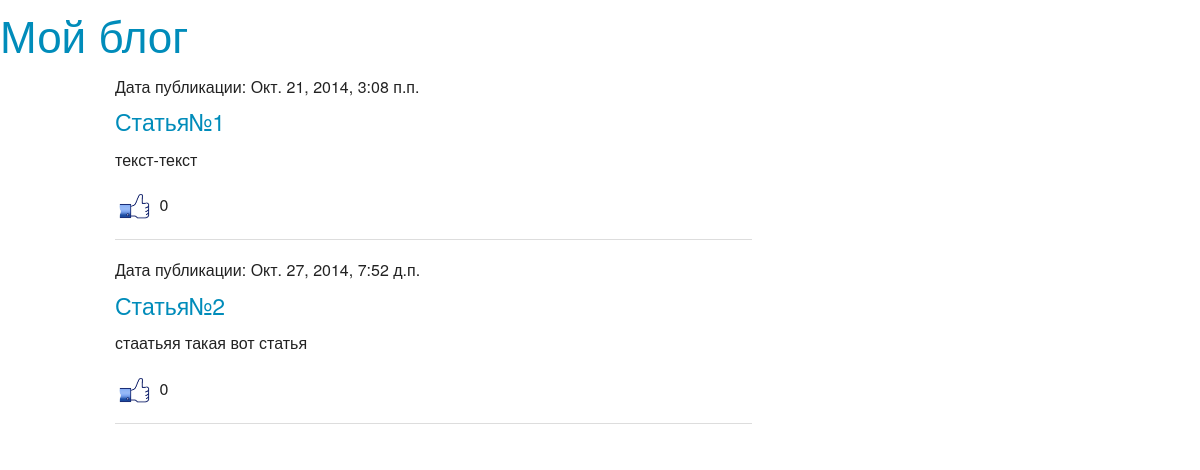
Page /basicview/articles/all/ on the earlier database version.
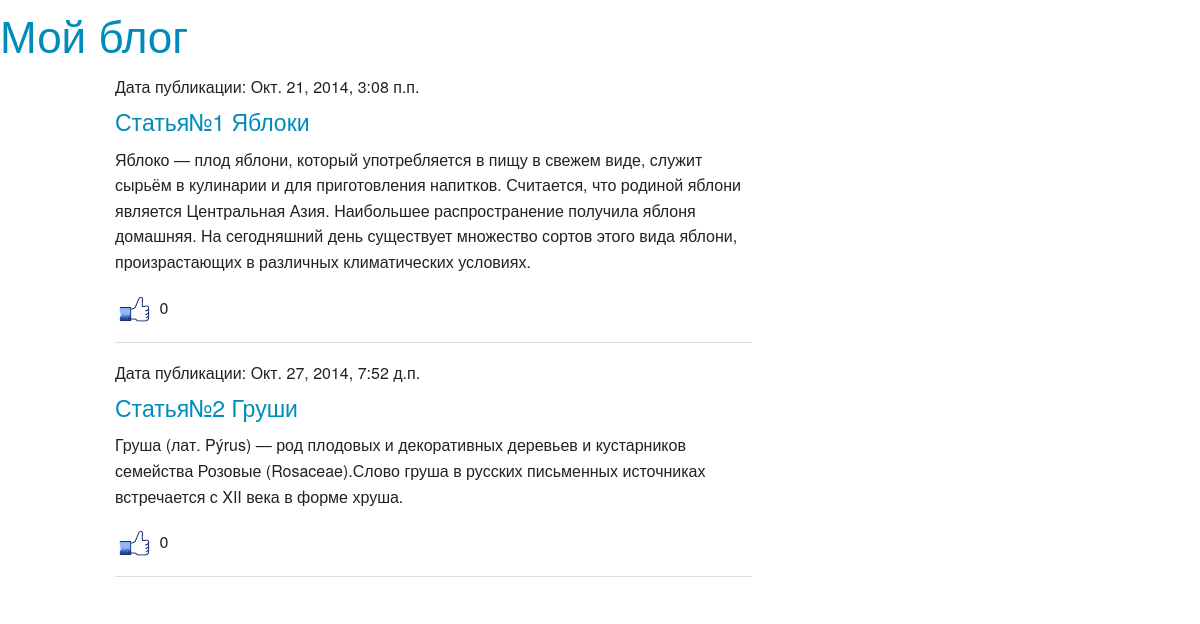
Same page on the later database version.
### article/models.py (models this page shows)
class Article(models.Model):
	class Meta():
		db_table = "article"
	article_title = models.CharField(max_length = 200)
	article_text = models.TextField()
	article_date = models.DateTimeField()
	article_likes = models.IntegerField(default = 0)

### article/views.py (the view)
# urls.py: url(r'^articles/get/(?P<article_id>\d+)/$', 'article.views.article'),
def articles(request):
	return render_to_response('articles.html', {'articles': Article.objects.all()})

### article/templates/articles.html
{% extends 'main.html' %}
{% load staticfiles %}
{% block article%}
<div class="large-8 columns">
{% for article in articles %}
	<h6>Дата публикации: {{ article.article_date }}</h6>
	<h4><a href="/articles/get/{{ article.id }}"> {{article.article_title}} </a></h4>
	<p>{{ article.article_text }}</p>
	<p><a href="/articles/addlike/{{ article.id }}"><img src="{% static "likes.jpg" %}" width="40px" height="40px"></a> {{ article.article_likes }} </p>
	<hr>
{% endfor %}
{%endblock%}

### templates/main.html (shortened to what this page needs)
{% load staticfiles %}
<!DOCTYPE html>
<html>
<head>
	<link rel="stylesheet" type="text/css" href="{% static "static/css/foundation.css" %}">
</head>
<body>
	<h1><a href ="/">Мой блог</a></h1>
	<div class="row">
	{% block article %}{% endblock %}
	</div>
</body>
</html>

Differences in the rows shown:
changed Article: article_title "Статья№1" → "Статья№1 Яблоки"; article_text "текст-текст" → "Яблоко — плод яблони, который употребляется в пищу в свежем виде, служит сырьём в кулинарии и для приготовления напитков. Считается, что родиной яблони является Центральная Азия. Наибольшее распространение получила яблоня домашняя. На сегодняшний день существует множество сортов этого вида яблони, произрастающих в различных климатических условиях."
changed Article: article_title "Статья№2" → "Статья№2 Груши"; article_text "стаатьяя такая вот статья" → "Груша (лат. Pýrus) — род плодовых и декоративных деревьев и кустарников семейства Розовые (Rosaceae).Слово груша в русских письменных источниках встречается с XII века в форме хруша."
